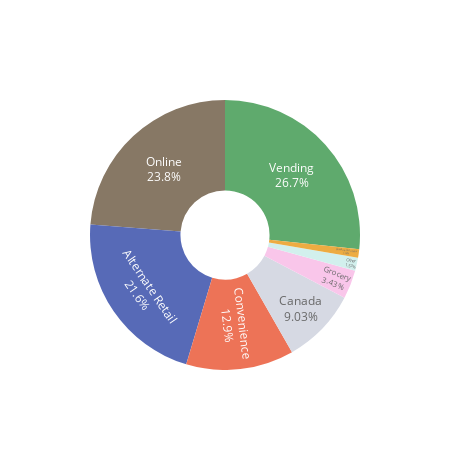

Source (notebook cell):
### Code cell
seg_sales = round(df_selection.groupby('market_segment',as_index=False)['usd'].sum()).sort_values(by='market_segment',ascending=False)
fig_seg_sales = px.pie(
    seg_sales, 
    values='usd', 
    names='market_segment',
    template = 'simple_white',
    title=' ',
    opacity = .8,
    hole=.33,
    hover_data = ['market_segment'],
    color='market_segment',
    color_discrete_map=market_segment_color).update_layout(autosize=False,width=450,height=450,showlegend=False)
fig_seg_sales.update_traces(textposition='inside', textinfo='percent+label')#,texttemplate='%{percent:.0%}')
fig_seg_sales.show()

### Figure 1 — Plotly figure (JSON) as saved in the notebook; plotly's stock layout.template omitted (floating-point values rounded to 4 significant figures)
{"data": [{"customdata": [["Vending", "Vending"], ["Other", "Other"], ["Online", "Online"], ["Grocery", "Grocery"], ["Convenience", "Convenience"], ["Canada", "Canada"], ["Broadline Distributor", "Broadline Distributor"], ["Alternate Retail", "Alternate Retail"]], "domain": {"x": [0, 1], "y": [0, 1]}, "hole": 0.33, "hovertemplate": "market_segment=%{customdata[1]}<br>usd=%{value}<extra></extra>", "labels": ["Vending", "Other", "Online", "Grocery", "Convenience", "Canada", "Broadline Distributor", "Alternate Retail"], "legendgroup": "", "marker": {"colors": ["rgb(56,149,73)", "rgb(200,237,233)", "rgb(106,87,63)", "rgb(248,184,230)", "rgb(233,81,46)", "rgb(204,208,221)", "rgb(233,152,19)", "rgb(46,70,166)"]}, "name": "", "opacity": 0.8, "showlegend": true, "textinfo": "percent+label", "textposition": "inside", "type": "pie", "values": [6047075, 354933, 5387854, 776844, 2924586, 2047581, 231731, 4893114]}], "layout": {"autosize": false, "height": 450, "legend": {"tracegroupgap": 0}, "showlegend": false, "title": {"text": " "}, "width": 450}}
